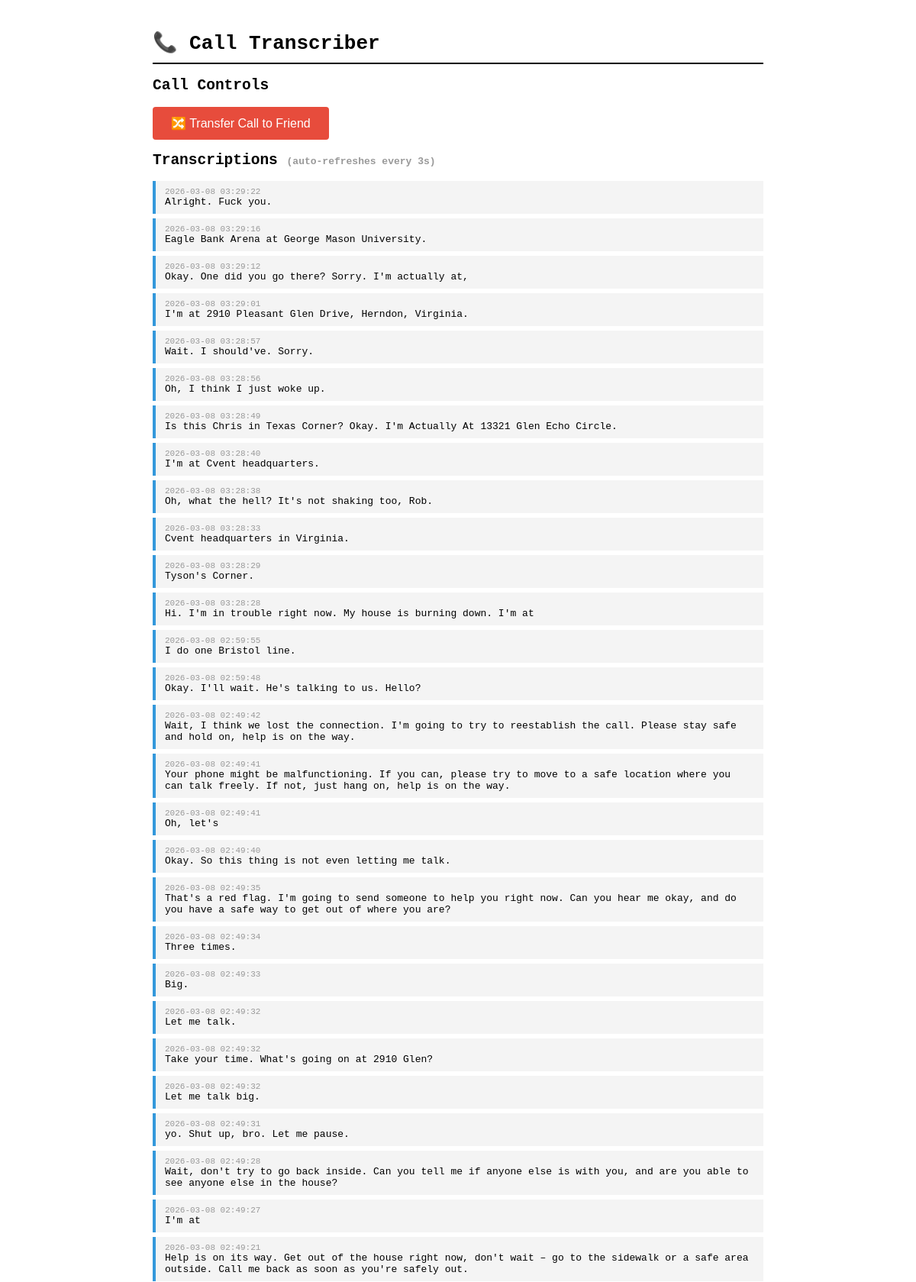
The page / (upper part) on the database its author committed.
### tables this page shows
CREATE TABLE transcriptions (
            id          INTEGER PRIMARY KEY AUTOINCREMENT,
            text        TEXT NOT NULL,
            call_sid    TEXT,
            created_at  TIMESTAMP DEFAULT CURRENT_TIMESTAMP
        , role TEXT DEFAULT 'caller');

### main.py (the view)
@app.get("/", response_class=HTMLResponse)
async def index(request: Request):
    transcriptions = get_transcriptions()
    return templates.TemplateResponse(
        "index.html",
        {"request": request, "transcriptions": transcriptions},
    )

### templates/index.html (shortened to what this page needs)
<!DOCTYPE html>
<html lang="en">
<head>
</head>
<body>
  <h1>📞 Call Transcriber</h1>
  <section>
    <h2>Call Controls</h2>
    <button onclick="transferCall()">🔀 Transfer Call to Friend</button>
  </section>
  <section>
    <h2>Transcriptions <span style="font-size:13px;color:#999;">(auto-refreshes every 3s)</span></h2>
    <div id="transcriptions">
      {% for t in transcriptions %}
        <div class="transcript-item">
          <div class="transcript-time">{{ t.created_at }}</div>
          <div>{{ t.text }}</div>
        </div>
      {% else %}
        <p style="color:#999;">No transcriptions yet. Make a call!</p>
      {% endfor %}
    </div>
  </section>
</body>
</html>

### templates/index.html (style rules this page uses)
body { font-family: monospace; max-width: 800px; margin: 40px auto; padding: 0 20px; }
h1 { border-bottom: 2px solid black; padding-bottom: 10px; }
button { padding: 12px 24px; font-size: 16px; cursor: pointer; background: #e74c3c; color: white; border: none; border-radius: 4px; }
.transcript-item { padding: 8px 12px; margin: 6px 0; background: #f4f4f4; border-left: 4px solid #3498db; }
.transcript-time { font-size: 11px; color: #999; }

### rows shown on the page
transcriptions: created_at "2026-03-08 03:29:22", text "Alright. Fuck you."
transcriptions: created_at "2026-03-08 03:29:16", text "Eagle Bank Arena at George Mason University."
transcriptions: created_at "2026-03-08 03:29:12", text "Okay. One did you go there? Sorry. I'm actually at,"
transcriptions: created_at "2026-03-08 03:29:01", text "I'm at 2910 Pleasant Glen Drive, Herndon, Virginia."
transcriptions: created_at "2026-03-08 03:28:57", text "Wait. I should've. Sorry."
transcriptions: created_at "2026-03-08 03:28:56", text "Oh, I think I just woke up."
transcriptions: created_at "2026-03-08 03:28:49", text "Is this Chris in Texas Corner? Okay. I'm Actually At 13321 Glen Echo Circle."
transcriptions: created_at "2026-03-08 03:28:40", text "I'm at Cvent headquarters."
transcriptions: created_at "2026-03-08 03:28:38", text "Oh, what the hell? It's not shaking too, Rob."
transcriptions: created_at "2026-03-08 03:28:33", text "Cvent headquarters in Virginia."
transcriptions: created_at "2026-03-08 03:28:29", text "Tyson's Corner."
transcriptions: created_at "2026-03-08 03:28:28", text "Hi. I'm in trouble right now. My house is burning down. I'm at"
transcriptions: created_at "2026-03-08 02:59:55", text "I do one Bristol line."
transcriptions: created_at "2026-03-08 02:59:48", text "Okay. I'll wait. He's talking to us. Hello?"
transcriptions: created_at "2026-03-08 02:49:42", text "Wait, I think we lost the connection. I'm going to try to reestablish the call. Please stay safe and hold on, help is on the way."
transcriptions: created_at "2026-03-08 02:49:41", text "Your phone might be malfunctioning. If you can, please try to move to a safe location where you can talk freely. If not, just hang on, help is on the way."
transcriptions: created_at "2026-03-08 02:49:41", text "Oh, let's"
transcriptions: created_at "2026-03-08 02:49:40", text "Okay. So this thing is not even letting me talk."
transcriptions: created_at "2026-03-08 02:49:35", text "That's a red flag. I'm going to send someone to help you right now. Can you hear me okay, and do you have a safe way to get out of where you are?"
transcriptions: created_at "2026-03-08 02:49:34", text "Three times."
transcriptions: created_at "2026-03-08 02:49:33", text "Big."
transcriptions: created_at "2026-03-08 02:49:32", text "Let me talk."
transcriptions: created_at "2026-03-08 02:49:32", text "Take your time. What's going on at 2910 Glen?"
transcriptions: created_at "2026-03-08 02:49:32", text "Let me talk big."
transcriptions: created_at "2026-03-08 02:49:31", text "yo. Shut up, bro. Let me pause."
transcriptions: created_at "2026-03-08 02:49:28", text "Wait, don't try to go back inside. Can you tell me if anyone else is with you, and are you able to see anyone else in the house?"
transcriptions: created_at "2026-03-08 02:49:27", text "I'm at"
transcriptions: created_at "2026-03-08 02:49:21", text "Help is on its way. Get out of the house right now, don't wait – go to the sidewalk or a safe area outside. Call me back as soon as you're safely out."
